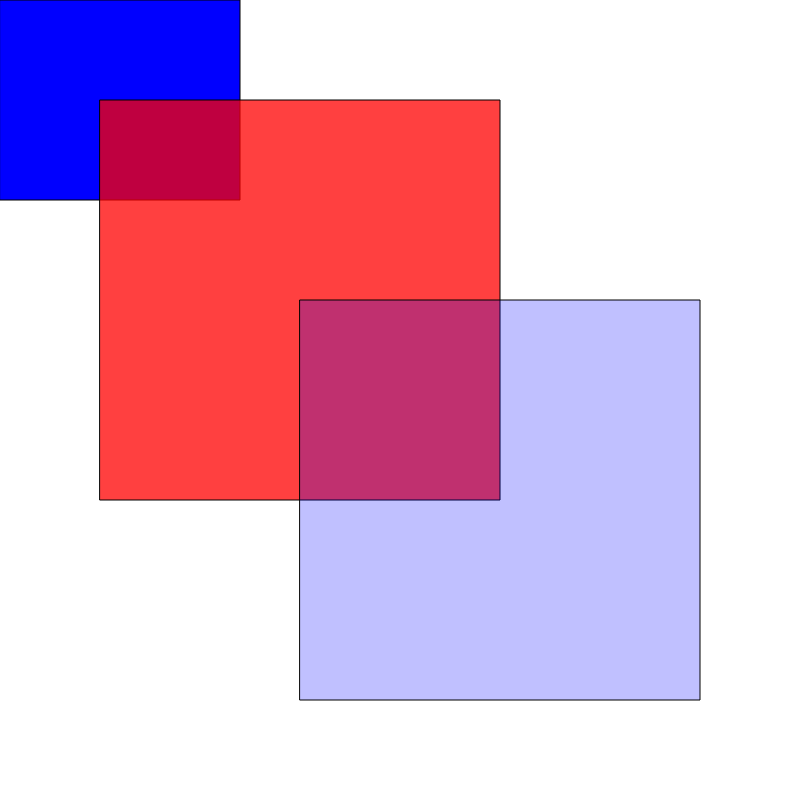
Frame 1 (no input)
Frame 60 (no input): identical to frame 1, image omitted
Frame 120 (the mouse pressed at the canvas centre since frame 60): identical to frame 1, image omitted

The p5.js sketch that drew this single still picture (run headless with seeded random() and noise() and a simulated clock; from frame 60 on, the mouse is pressed at the canvas centre):

// p5.js sketch
// ── sketch.js
// set and draw functions are p5 specific

// this gets called ONCE
function setup() {
	// creating a HTML element (canvas)
	createCanvas(800, 800);

	// red outline
	// stroke(255, 0, 0);
	// strokeWeight - thickness of stroke, takes a
	// number between 1 and 10
	// strokeWeight(5);
	// makes inside blue
	// fill(0, 0, 255);
	// ellipse(xPos, yPos, width, height)
	// ellipse(50, 50, 80, 80);

	// 100% opacity
	fill(0, 0, 255);
	// rect(xPos, yPos, width, height)
	rect(0, 0, 240, 200);

	// 75% opacity (opacity is from 0 to 255)
	fill(255, 0, 0, 191);
	rect(100, 100, 400, 400);

	// 25% opacity
	fill(0, 0, 255, 63);
	rect(300, 300, 400, 400);


}

// gets called EVERY frame
function draw() {

}
// ── alien.js
// variables!

// declaring the variable
// initializing the variable
var x = 0;

function setup() {
	createCanvas(800, 800);

	// removes the outline of our shapes
	// noStroke();

	// // body
	// fill(0,128,128);
	// // xPos and yPos are upper left corner
	// rect(200, 100, 40, 200);

	// // head
	// fill(107,142,35);
	// // xPos and yPos are center of ellipse
	// ellipse(220, 75, 175, 50);

	// // eyes
	// fill(0);
	// ellipse(175, 70, 20, 20);
	// ellipse(265, 70, 20, 20);

	// // arc(x,y,w,h,start,stop,[mode])
	// arc(220, 80, 40, 20, 0, PI);

	// // legs
	// // line(x1,y1,x2,y2)
	// strokeWeight(5);
	// stroke(0);
	// line(210, 300, 210, 350);
	// line(230, 300, 230, 350);

	// line(170, 0, 170, 52);
	// line(170, 0, 170, 52);
	// line(270, 0, 270, 52);
}

function draw() {
	background(255, 0, 0);

	// mouseIsPressed another reserved
	// if(mouseIsPressed) {
	// 	fill(0,255,0);
	// } else {
	// 	fill(0,0,255);
	// }


	// height is a reserved word
	ellipse(x, height/2, 80, 80);
	x = x + 2

	if(x > 840) {
		x = -40
	}
}
// ── movingAlien.js
var x = 0;
var y = 0;
var step = 1;

function setup() {
	createCanvas(800, 800);
}

function draw() {

	background(255);

	// removes the outline of our shapes
	noStroke();

	// body
	fill(0,128,128);
	// xPos and yPos are upper left corner
	rect(x+200, y+100, 40, 200);

	// head
	fill(107,142,35);
	// xPos and yPos are center of ellipse
	ellipse(x+220, y+75, 175, 50);

	// eyes
	fill(0);
	ellipse(x+175, y+70, 20, 20);
	ellipse(x+265, y+70, 20, 20);

	// arc(x,y,w,h,start,stop,[mode])
	arc(x+220, y+80, 40, 20, 0, PI);

	// legs
	// line(x1,y1,x2,y2)
	strokeWeight(5);
	stroke(0);
	line(x+210, y+300, x+210, y+350);
	line(x+230, y+300, x+230, y+350);

	line(x+170, y+0, x+170, y+52);
	line(x+270, y+0, x+270, y+52);

	x = x+step
	y = y+step

	if(x > 50) {
		step = -1;
	}

	if( x < -50) {
		step = 1
	}

}
